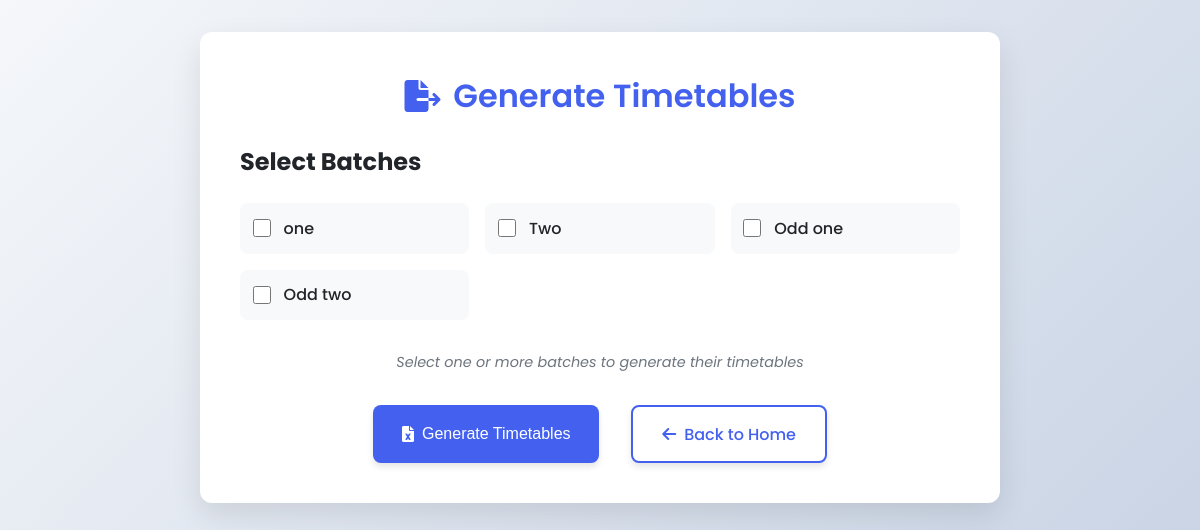
The app's page /select_batches, older data.
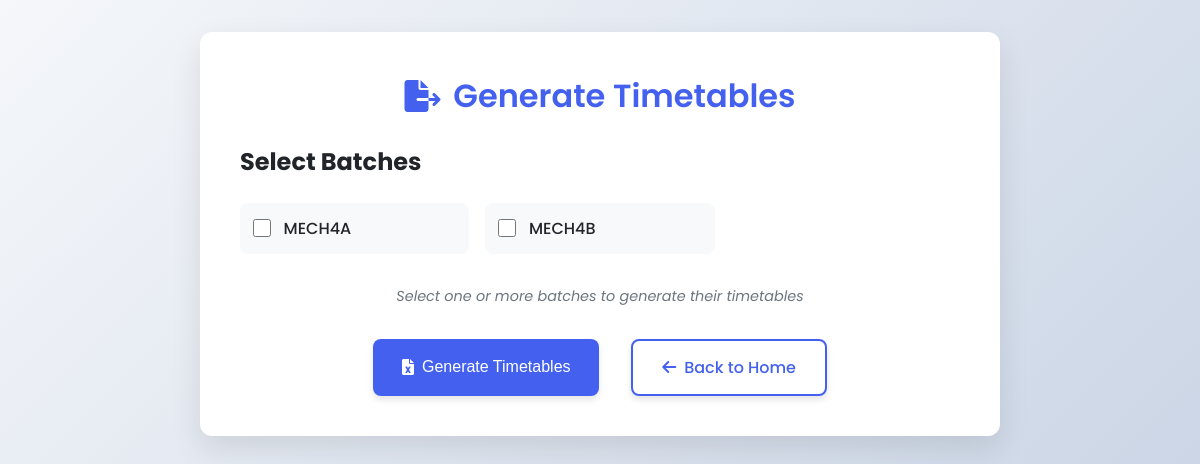
The same page, newer data.
### app.py (models this page shows)
class Batch(db.Model):
    id = db.Column(db.Integer, primary_key=True)
    name = db.Column(db.String(50), unique=True, nullable=False)
    capacity = db.Column(db.Integer, nullable=False)
    courses = db.relationship('Course', backref='batch', lazy=True)
    odd_sem = db.Column(db.Boolean, default=False,nullable=False)
    department_id = db.Column(db.Integer, db.ForeignKey('department.id'), nullable=False)
    semester = db.Column(db.Integer, nullable=False)
    department = db.relationship('Department', backref=db.backref('batches', lazy=True))

### app.py (the view)
@app.route('/select_batches', methods=['GET'])
def select_batches():
    batches = Batch.query.all()
    return render_template('select_batches.html', batches=batches)

### templates/select_batches.html (shortened to what this page needs)
<!DOCTYPE html>
<html lang="en">
<head>
    <link rel="stylesheet" href="https://cdnjs.cloudflare.com/ajax/libs/font-awesome/6.0.0-beta3/css/all.min.css">
</head>
<body>
    <div class="container">
        <div class="card">
            <h1><i class="fas fa-file-export"></i> Generate Timetables</h1>
            <form action="/download-timetable" method="POST">
                <div class="form-group">
                    <h2>Select Batches</h2>
                    <div class="batch-list">
                        {% for batch in batches %}
                        <div class="batch-item">
                            <input type="checkbox" id="batch_{{ batch.id }}" name="batch_ids[]" value="{{ batch.id }}" class="batch-checkbox">
                            <label for="batch_{{ batch.id }}" class="batch-label">{{ batch.name }}</label>
                        </div>
                        {% endfor %}
                    </div>
                </div>
                <p class="instructions">Select one or more batches to generate their timetables</p>
                <div class="btn-group">
                    <button type="submit" class="btn btn-primary">
                        <i class="fas fa-file-excel"></i> Generate Timetables
                    </button>
                    <a href="{{ url_for('index') }}" class="btn btn-secondary">
                        <i class="fas fa-arrow-left"></i> Back to Home
                    </a>
                </div>
            </form>
        </div>
    </div>
</body>
</html>

### templates/select_batches.html (style rules this page uses)
:root { --primary: #4361ee; --primary-dark: #3a56d4; --secondary: #3f37c9; --light: #f8f9fa; --dark: #212529; --success: #4cc9f0; --gray: #6c757d; }
* { margin: 0; padding: 0; box-sizing: border-box; }
body { font-family: 'Poppins', sans-serif; background: linear-gradient(135deg, #f5f7fa 0%, #c3cfe2 100%); min-height: 100vh; color: var(--dark); padding: 2rem; }
.container { max-width: 800px; margin: 0 auto; }
.card { background-color: white; border-radius: 12px; padding: 2.5rem; box-shadow: 0 12px 30px rgba(0, 0, 0, 0.1); }
h1 { font-size: 2rem; font-weight: 600; color: var(--primary); margin-bottom: 1.5rem; display: flex; align-items: center; justify-content: center; gap: 0.8rem; }
.form-group { margin-bottom: 2rem; }
.batch-list { display: grid; grid-template-columns: repeat(auto-fill, minmax(200px, 1fr)); gap: 1rem; margin: 1.5rem 0; }
.batch-item { display: flex; align-items: center; padding: 0.8rem; background-color: #f8f9fa; border-radius: 8px; transition: all 0.3s ease; }
.batch-checkbox { margin-right: 0.8rem; width: 18px; height: 18px; accent-color: var(--primary); }
.batch-label { font-weight: 500; cursor: pointer; }
.btn { display: inline-flex; align-items: center; justify-content: center; padding: 0.9rem 1.8rem; border-radius: 8px; font-weight: 500; text-decoration: none; transition: all 0.3s ease; box-shadow: 0 4px 6px rgba(0, 0, 0, 0.1); border: none; cursor: pointer; font-size: 1rem; gap: 0.5rem; }
.btn-primary { background-color: var(--primary); color: white; }
.btn-secondary { background-color: white; color: var(--primary); border: 2px solid var(--primary); margin-left: 1rem; }
.btn-group { display: flex; justify-content: center; margin-top: 2rem; gap: 1rem; }
.instructions { font-size: 0.9rem; color: var(--gray); margin-top: 1rem; text-align: center; font-style: italic; }

Row changes from the older to the newer data that the page shows:
removed Batch: name "Odd one"
removed Batch: name "Odd two"
changed Batch: name "one" → "MECH4A"
changed Batch: name "Two" → "MECH4B"
